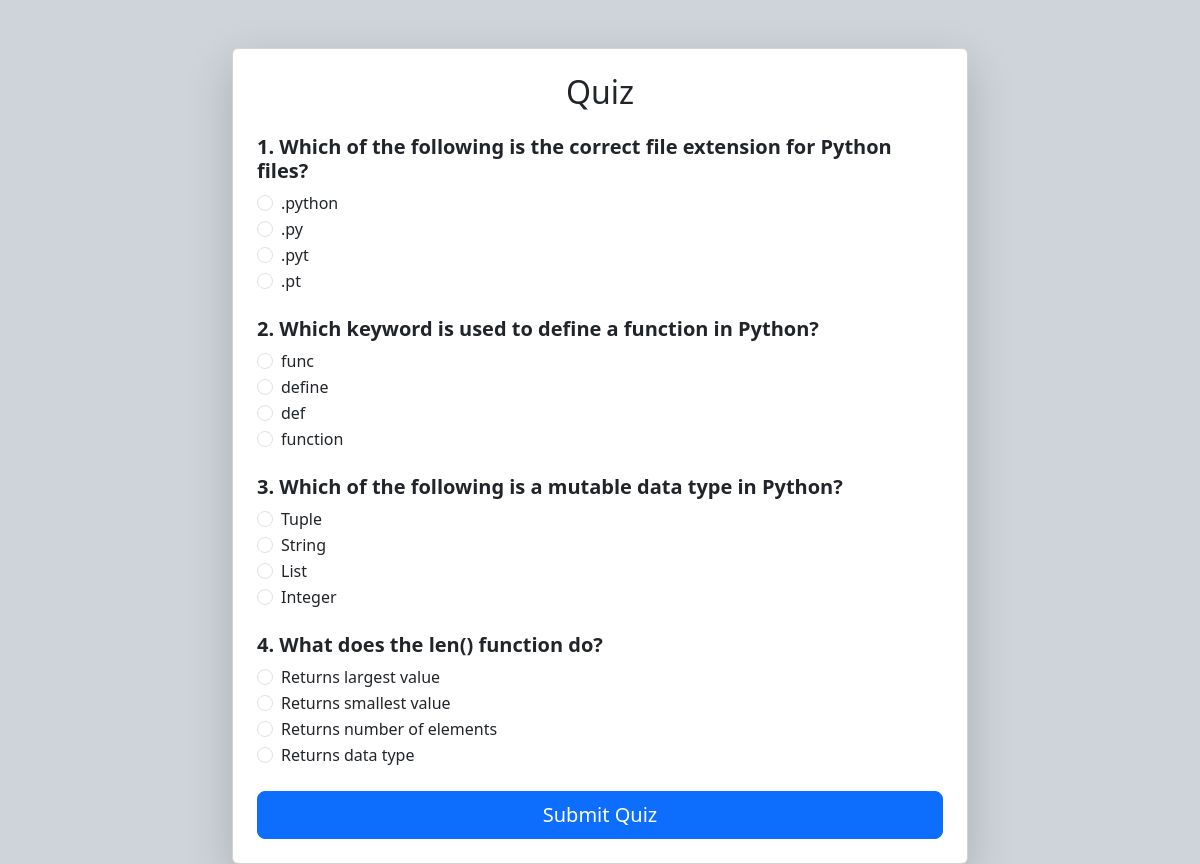
The app's page /quiz/ (signed in) with its own data.
### quizapp/models.py (models this page shows, shortened)
class Question(models.Model):
    question = models.CharField(max_length=255)
    option1 = models.CharField(max_length=100)
    option2 = models.CharField(max_length=100)
    option3 = models.CharField(max_length=100)
    option4 = models.CharField(max_length=100)
    correct_answer = models.CharField(max_length=100)

### quizapp/views.py (the view, shortened to what this page needs)
# urls.py: path('quiz/', views.quiz_view, name='quiz'),
@login_required
def quiz_view(request):
    questions = Question.objects.all()
    return render(request, 'quiz.html', {'questions': questions})

### quizapp/templates/quiz.html (shortened to what this page needs)
{% extends "base.html" %}
{% block start %}
<div class="container mt-5">
    <div class="row">
        <div class="col-md-8 offset-md-2">
            <div class="card shadow-lg p-4">
                <h2 class="mb-4 text-center">Quiz</h2>
                <form method="post">
                    {% for q in questions %}
                    <div class="mb-4">
                        <h5 class="fw-semibold">{{ forloop.counter }}. {{ q.question }}</h5>
                        <div class="form-check mt-2">
                            <input class="form-check-input" type="radio" name="{{ q.id }}" value="{{ q.option1 }}" required>
                            <label class="form-check-label">
                                {{ q.option1 }}
                            </label>
                        </div>
                        <div class="form-check">
                            <input class="form-check-input" type="radio" name="{{ q.id }}" value="{{ q.option2 }}">
                            <label class="form-check-label">
                                {{ q.option2 }}
                            </label>
                        </div>
                        <div class="form-check">
                            <input class="form-check-input" type="radio" name="{{ q.id }}" value="{{ q.option3 }}">
                            <label class="form-check-label">
                                {{ q.option3 }}
                            </label>
                        </div>
                        <div class="form-check">
                            <input class="form-check-input" type="radio" name="{{ q.id }}" value="{{ q.option4 }}">
                            <label class="form-check-label">
                                {{ q.option4 }}
                            </label>
                        </div>
                    </div>
                    {% endfor %}
                    <button type="submit" class="btn btn-primary btn-lg w-100">
                        Submit Quiz
                    </button>
                </form>
            </div>
        </div>
    </div>
</div>
{% endblock %}

### quizapp/templates/base.html (shortened to what this page needs)
<!doctype html>
<html lang="en">
  <head>
    <link href="https://cdn.jsdelivr.net/npm/bootstrap@5.3.8/dist/css/bootstrap.min.css" rel="stylesheet">
  </head>
  <body class="bg-dark-subtle">
    {% block start %}
    {% endblock %}
  </body>
</html>

### records on screen
Question: question "Which of the following is the correct file extension for Python files?", option1 ".python", option2 ".py", option3 ".pyt", option4 ".pt"
Question: question "Which keyword is used to define a function in Python?", option1 "func", option2 "define", option3 "def", option4 "function"
Question: question "Which of the following is a mutable data type in Python?", option1 "Tuple", option2 "String", option3 "List", option4 "Integer"
Question: question "What does the len() function do?", option1 "Returns largest value", option2 "Returns smallest value", option3 "Returns number of elements", option4 "Returns data type"
